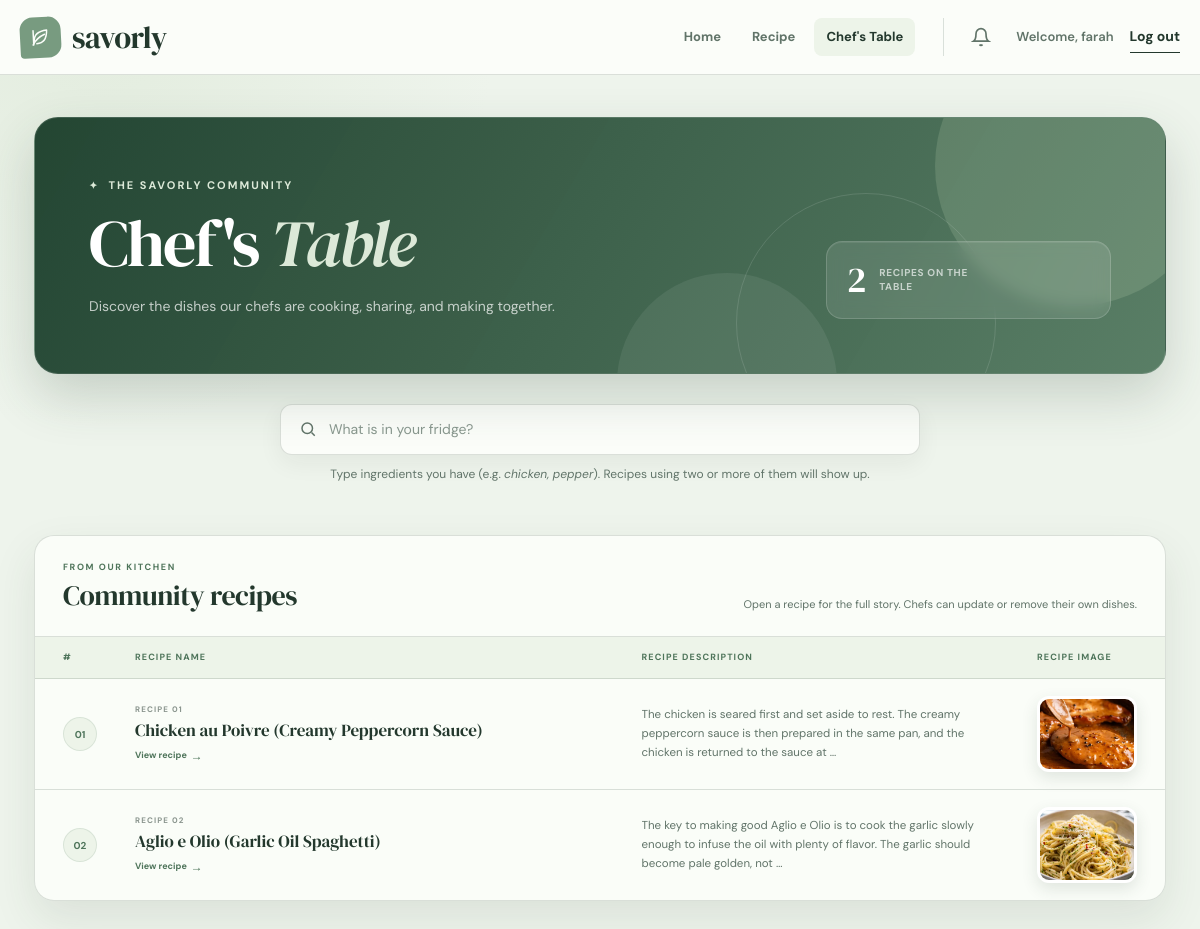
/chefs-table/ (signed in), run on an earlier commit of the app's database.
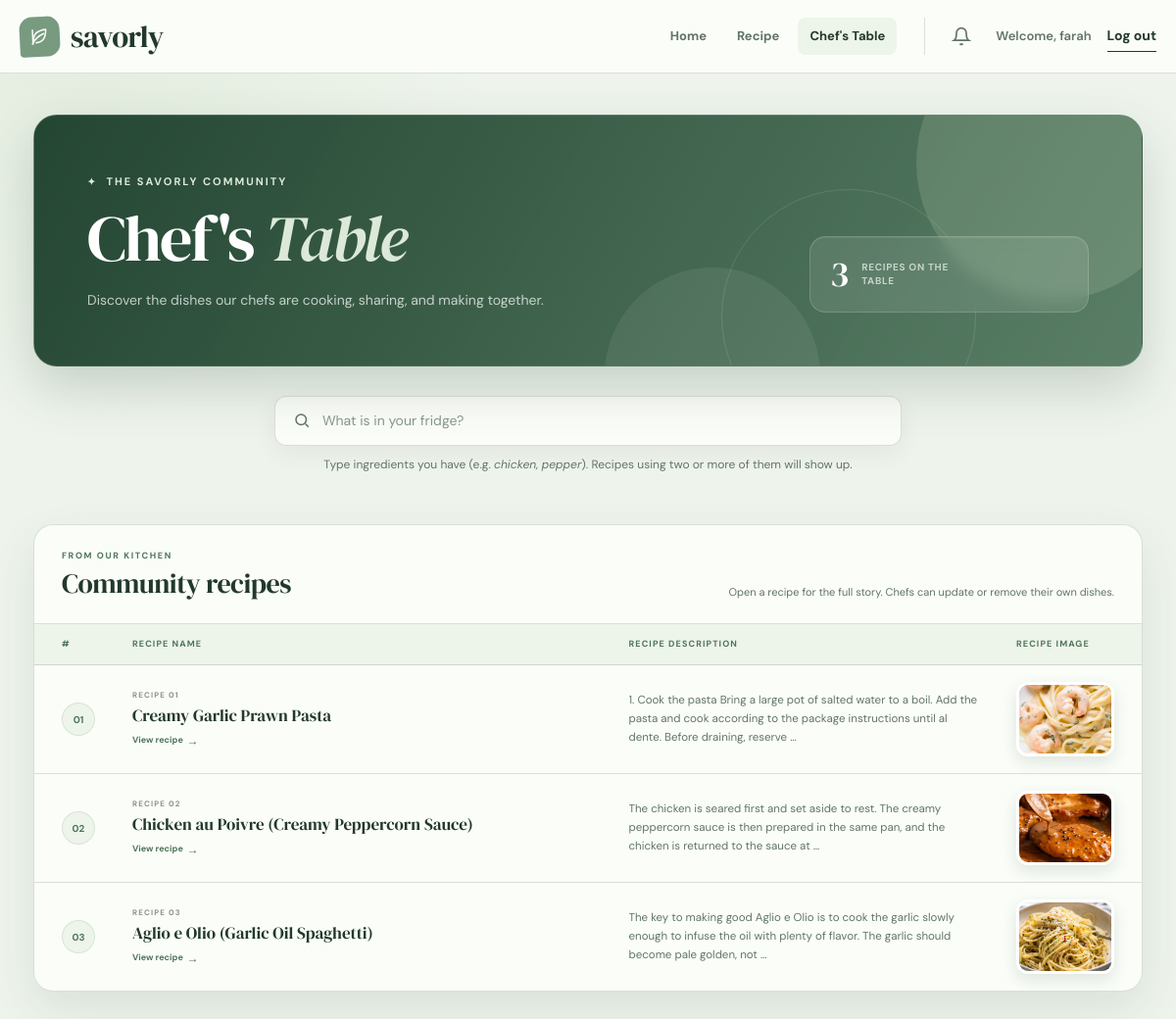
And on a later commit of the database.
### vege/models.py (models this page shows, shortened)
class recipe(models.Model):
    name = models.CharField(max_length=100)
    recipe_description = models.TextField()
    recipe_image = models.ImageField(upload_to="recipe_images/", blank=True)
    posted_by = models.ForeignKey(
        settings.AUTH_USER_MODEL,
        on_delete=models.SET_NULL,
        related_name="posted_recipes",
        null=True,
        blank=True,
    )

### vege/views.py (the view)
# urls.py: path("chefs-table/", recipe_views.chefs_table, name="chefs_table"),
@login_required(login_url="login")
def chefs_table(request):
    queryset = recipe.objects.all().order_by("-id")
    return render(
        request,
        "chefs_table.html",
        {
            "recipes": queryset,
            "can_manage": _is_chef(request.user),
        },
    )

### home/models.py (called while the page is built)
    @property
    def is_chef(self):
        return self.role == self.Role.CHEF

    @property
    def is_approved_chef(self):
        return (
            self.is_chef
            and self.chef_approval_status == self.ChefApprovalStatus.APPROVED
        )

### vege/views.py (called while the page is built)
def _is_chef(user):
    profile = getattr(user, "profile", None)
    return profile is not None and profile.is_approved_chef

### vege/templates/chefs_table.html (shortened to what this page needs)
{% extends 'base.html' %}
{% block body_class %}chefs-table-page{% endblock %}
{% block start %}
<main class="chefs-table-main">
  <section class="chefs-table-hero" aria-labelledby="chefs-table-title">
    <span class="chefs-table-hero__orb chefs-table-hero__orb--one" aria-hidden="true"></span>
    <span class="chefs-table-hero__orb chefs-table-hero__orb--two" aria-hidden="true"></span>
    <div class="chefs-table-hero__copy">
      <p class="chefs-table-eyebrow">
        <span aria-hidden="true">✦</span>
        The Savorly community
      </p>
      <h1 id="chefs-table-title">Chef's <em>Table</em></h1>
      <p>
        Discover the dishes our chefs are cooking, sharing, and making
        together.
      </p>
    </div>
    <div class="chefs-table-hero__actions">
      <div class="chefs-table-total">
        <strong>{{ recipes|length }}</strong>
        <span>
          {% if recipes|length == 1 %}recipe{% else %}recipes{% endif %}
          on the table
        </span>
      </div>
    </div>
  </section>
  <section class="chefs-table-search">
    <div class="chefs-table-search__box">
      <svg viewBox="0 0 24 24" fill="none" stroke="currentColor" stroke-width="2" aria-hidden="true">
        <circle cx="11" cy="11" r="7"></circle>
        <path d="m21 21-4.3-4.3"></path>
      </svg>
      <input
        type="search"
        id="ingredient-search"
        name="q"
        placeholder="What is in your fridge?"
        autocomplete="off"
        aria-label="Search recipes by ingredients"
      />
    </div>
    <p class="chefs-table-search__hint">
      Type ingredients you have (e.g. <em>chicken, pepper</em>). Recipes using
      two or more of them will show up.
    </p>
    <p class="chefs-table-search__count" id="search-count" aria-live="polite"></p>
  </section>
  <section class="chefs-table-card" aria-labelledby="chefs-table-heading">
    <header class="chefs-table-card__header">
      <div>
        <p class="chefs-table-kicker">From our kitchen</p>
        <h2 id="chefs-table-heading">Community recipes</h2>
      </div>
      <p class="chefs-table-card__hint">
        Open a recipe for the full story. Chefs can update or remove their
        own dishes.
      </p>
    </header>
    <div class="table-responsive chefs-table-scroll">
      <table class="chefs-table">
        <thead>
          <tr>
            <th scope="col">#</th>
            <th scope="col">Recipe Name</th>
            <th scope="col">Recipe Description</th>
            <th scope="col">Recipe Image</th>
          </tr>
        </thead>
        <tbody id="chefs-table-body">
          {% for recipe in recipes %}
            <tr data-description="{{ recipe.recipe_description }}">
              <td class="chefs-table__number">
                <span>{{ forloop.counter|stringformat:"02d" }}</span>
              </td>
              <td class="chefs-table__name">
                <a
                  class="recipe-name-link"
                  href="{% url 'recipe_details' recipe.pk %}"
                >
                  <span class="chefs-table__name-label">
                    Recipe {{ forloop.counter|stringformat:"02d" }}
                  </span>
                  <strong>{{ recipe.name }}</strong>
                  <span class="chefs-table__view-link">
                    View recipe <span aria-hidden="true">→</span>
                  </span>
                </a>
              </td>
              <td class="chefs-table__description">
                <p>{{ recipe.recipe_description|truncatewords:30 }}</p>
              </td>
              <td class="chefs-table__image">
                {% if recipe.recipe_image %}
                  <div class="chefs-table__image-frame">
                    <img
                      src="{{ recipe.recipe_image.url }}"
                      alt="{{ recipe.name }}"
                      width="100"
                      height="76"
                      loading="lazy"
                    />
                  </div>
                {% endif %}
              </td>
            </tr>
          {% endfor %}
        </tbody>
      </table>
    </div>
  </section>
</main>
{% endblock %}

### home/templates/base.html (shortened to what this page needs)
{% load static %}
<!doctype html>
<html lang="en">
  <head>
    <link
      href="https://cdn.jsdelivr.net/npm/bootstrap@5.3.8/dist/css/bootstrap.min.css"
      rel="stylesheet"
    />
    <link rel="stylesheet" href="{% static 'home/css/site.css' %}?v=20260928-10" />
  </head>
  <body class="{% block body_class %}{% endblock %}">
    {% block navbar %}
      {% include 'partials/site_navbar.html' %}
    {% endblock %}
    {% block start %}{% endblock %}
  </body>
</html>

### home/templates/partials/site_navbar.html (shortened to what this page needs)
<nav class="site-navbar" aria-label="Main navigation">
  <div class="site-navbar__inner">
    <a class="brand" href="{% url 'home' %}" aria-label="Savorly home">
      <span class="brand__mark" aria-hidden="true">
        <svg viewBox="0 0 48 48" role="img">
          <path d="M14 29.5c0-9.4 6.2-15.5 20-16.5-.4 13.5-6.4 20.3-16.2 20.3" />
          <path d="M12 35c3.8-7.4 8.4-11.6 18.4-15.7" />
          <path d="M13 13v22" />
        </svg>
      </span>
      <span class="brand__word">savorly</span>
    </a>
    <div class="site-navbar__links" aria-label="Savorly pages">
      <a
        class="site-navbar__link"
        href="{% url 'home' %}"
        >Home</a
      >
      <a
        class="site-navbar__link"
        href="{% url 'recipes' %}"
        >Recipe</a
      >
      <a
        class="site-navbar__link"
        href="{% url 'chefs_table' %}"
        {% if request.resolver_match.url_name == 'chefs_table' %}aria-current="page"{% endif %}
        >Chef's Table</a
      >
    </div>
    <div class="site-navbar__account">
      {% if user.is_authenticated %}
          <div class="notification-bell">
            <a href="{% url 'notifications' %}" class="notification-bell__link" aria-label="Notifications">
              <svg viewBox="0 0 24 24" fill="none" stroke="currentColor" stroke-width="2">
                <path d="M18 8A6 6 0 0 0 6 8c0 7-3 9-3 9h18s-3-2-3-9"/>
                <path d="M13.73 21a2 2 0 0 1-3.46 0"/>
              </svg>
            </a>
          </div>
        <span class="welcome-copy"
          >Welcome, {{ user.first_name|default:user.username }}</span
        >
        <form action="{% url 'logout' %}" method="post">
          <button class="text-button" type="submit">Log out</button>
        </form>
      {% else %}
        <a class="button button--ink button--small" href="{% url 'login' %}"
          >Log in</a
        >
      {% endif %}
    </div>
  </div>
</nav>

What changed in the data, as far as the page shows it:
added recipe: name "Creamy Garlic Prawn Pasta", recipe_description "1. Cook the pasta Bring a large pot of salted water to a boil. Add the pasta and cook according to the package instructions until al dente. Before draining, reserve …", recipe_image (picture)
Also different on the page:
{{ recipes|length }}: "2" → "3"
